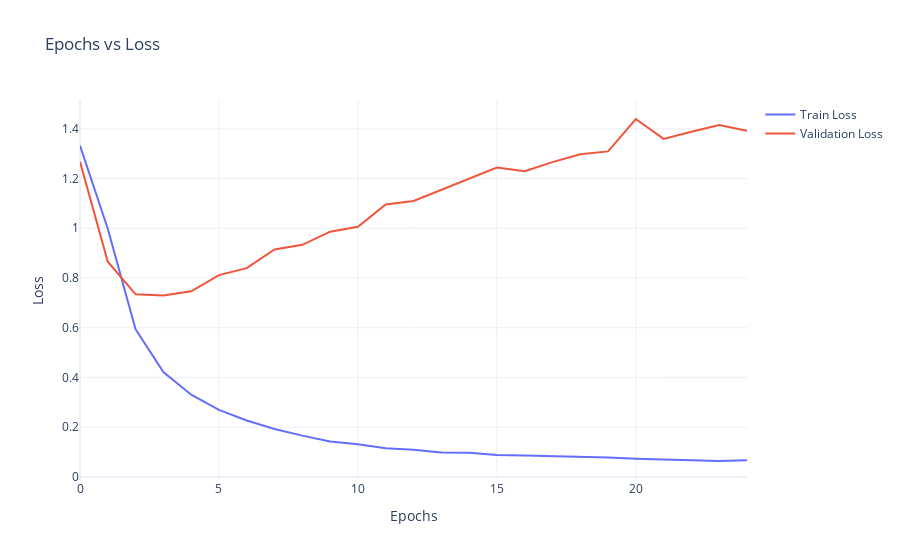

The code cell stored with this chart in its notebook:
### Code cell
fig = go.Figure()

fig.add_trace(go.Scatter(x=training_log['epoch'], y=training_log['loss'], mode='lines', name='Train Loss'))
fig.add_trace(go.Scatter(x=training_log['epoch'], y=training_log['val_loss'], mode='lines', name='Validation Loss'))

fig.update_layout(
    title='Epochs vs Loss',
    xaxis=dict(title='Epochs'),
    yaxis=dict(title='Loss'),
    template='plotly_white'
)

fig.show()

### Figure 1 — Plotly figure (JSON) as saved in the notebook; plotly's stock layout.template omitted (floating-point values rounded to 4 significant figures)
{"data": [{"mode": "lines", "name": "Train Loss", "type": "scatter", "x": [0, 1, 2, 3, 4, 5, 6, 7, 8, 9, 10, 11, 12, 13, 14, 15, 16, 17, 18, 19, 20, 21, 22, 23, 24], "y": [1.332, 0.9983, 0.5938, 0.4217, 0.3307, 0.2696, 0.2271, 0.1929, 0.1661, 0.1423, 0.1315, 0.1155, 0.1094, 0.09854, 0.09714, 0.08822, 0.08599, 0.08332, 0.08161, 0.07845, 0.07298, 0.07074, 0.06819, 0.06403, 0.06713]}, {"mode": "lines", "name": "Validation Loss", "type": "scatter", "x": [0, 1, 2, 3, 4, 5, 6, 7, 8, 9, 10, 11, 12, 13, 14, 15, 16, 17, 18, 19, 20, 21, 22, 23, 24], "y": [1.268, 0.8658, 0.7342, 0.7297, 0.7463, 0.8116, 0.8397, 0.915, 0.9336, 0.9862, 1.006, 1.096, 1.11, 1.155, 1.202, 1.244, 1.229, 1.266, 1.298, 1.309, 1.439, 1.36, 1.389, 1.415, 1.392]}], "layout": {"title": {"text": "Epochs vs Loss"}, "xaxis": {"title": {"text": "Epochs"}}, "yaxis": {"title": {"text": "Loss"}}}}
